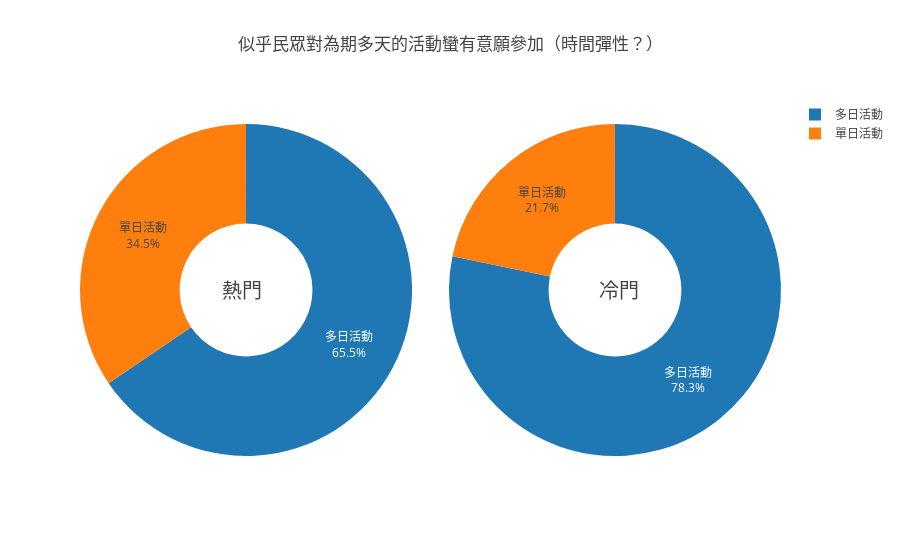

Source (notebook cell):
### Code cell
fig = {
  "data": [
    {
      "values": hot_activity.the_same_day.value_counts().tolist(),
      "labels":['多日活動','單日活動'],
      "domain": {"column": 0},
        "text":['多日活動','單日活動'],
      "name": "熱門活動",
      "hoverinfo":"label+percent+name",
      "hole": .4,
      "type": "pie"
    },
    {
      "values": cold_activity.the_same_day.value_counts().tolist(),
      "labels": ['多日活動','單日活動'],
      "text":['多日活動','單日活動'],
      "textposition":"inside",
      "domain": {"column": 1},
      "name": "冷門活動",
      "hoverinfo":"label+percent+name",
      "hole": .4,
      "type": "pie"
    }],
  "layout": {
        "title":"似乎民眾對為期多天的活動蠻有意願參加（時間彈性？）",
        "grid": {"rows": 1, "columns": 2},
        "annotations": [
            {
                "font": {
                    "size": 20
                },
                "showarrow": False,
                "text": "熱門",
                "x": 0.20,
                "y": 0.5
            },
            {
                "font": {
                    "size": 20
                },
                "showarrow": False,
                "text": "冷門",
                "x": 0.8,
                "y": 0.5
            }
        ]
    }
}
py.iplot(fig)

### Figure 1 — Plotly figure (JSON) as saved in the notebook; plotly's stock layout.template omitted (floating-point values rounded to 4 significant figures)
{"data": [{"domain": {"column": 0}, "hole": 0.4, "hoverinfo": "label+percent+name", "labels": ["多日活動", "單日活動"], "name": "熱門活動", "text": ["多日活動", "單日活動"], "type": "pie", "uid": "5b3c592c-570a-43c4-9691-1884da14654e", "values": [19, 10]}, {"domain": {"column": 1}, "hole": 0.4, "hoverinfo": "label+percent+name", "labels": ["多日活動", "單日活動"], "name": "冷門活動", "text": ["多日活動", "單日活動"], "textposition": "inside", "type": "pie", "uid": "3276e788-0d2c-4ba8-910e-57116d6d2f1b", "values": [18, 5]}], "layout": {"annotations": [{"font": {"size": 20}, "showarrow": false, "text": "熱門", "x": 0.2, "y": 0.5}, {"font": {"size": 20}, "showarrow": false, "text": "冷門", "x": 0.8, "y": 0.5}], "grid": {"columns": 2, "rows": 1}, "title": {"text": "似乎民眾對為期多天的活動蠻有意願參加（時間彈性？）"}}}
